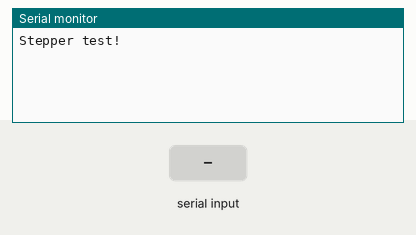
This sketch was run on a simulated Arduino Uno, built with avr-gcc and run on an emulated ATmega328P. Shown: the last lines printed to the serial monitor. The test bench sets the inputs (shaded band).

Above: at 1.2 s.
1.3 s: "90,45\n" received over Serial
At 2.5 s:
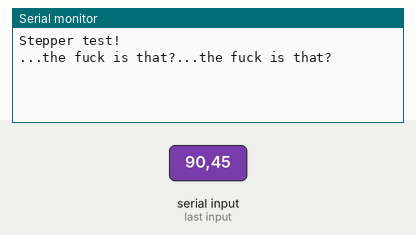
2.8 s: "5\n" received over Serial
At 3.9 s:
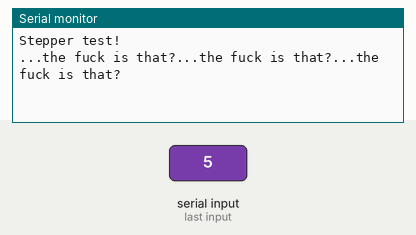

Measured:
- after the input at 1.3 s, the serial monitor: prints a new line at once (image 1)
- after the input at 2.8 s, the serial monitor: prints a new line at once (image 2)

The sketch:

Core_XY_control.ino
```cpp
#include <AFMotor.h>
int v = 0;
int sign = 1;

// Connect a stepper motor with 48 steps per revolution (7.5 degree)
// to motor port #2 (M3 and M4)
AF_Stepper motor1(200, 1);
AF_Stepper motor2(200, 2);

void setup() {
  // put your setup code here, to run once:

    Serial.begin(38400);           // set up Serial library at 9600 bps
    Serial.println("Stepper test!");

    motor1.setSpeed(200);  // 10 rpm
    motor2.setSpeed(200);
}

void loop() {
  // put your main code here, to run repeatedly:
   if ( Serial.available()) {
    char ch = Serial.read();

    switch(ch) {
      case '0'...'9':
      //Pretty goddamn clever right here. Not mine.
        v = v * 10 + ch - '0';
      break;
      case '-':
      //Pretty goddamn clever right here. This time ours.
        sign *= -1;
        //Serial.println("NEGATE!");
      break;
      case 'a':
        move('a', v, sign);
        resetV();
      break;
      case 'b':
        move('b', v, sign);
        resetV();
        break;
      default:
        Serial.write("...the fuck is that?");
        resetV();
        break;
    }
   }
}

void resetV() {
  sign = 1;
  v = 0;
}

void move(char ch, int steps, int sign) {
      int dir;
    if(sign <= 0){
      //Serial.println("BACKWARD!");
      dir = BACKWARD;
    }
    else{
        dir = FORWARD;
     }
  switch(ch) {

    case 'a':
      motor1.step(steps, dir, MICROSTEP);
    break;
    case 'b':
      motor2.step(steps, dir, MICROSTEP);
    break;

  }
}
```
